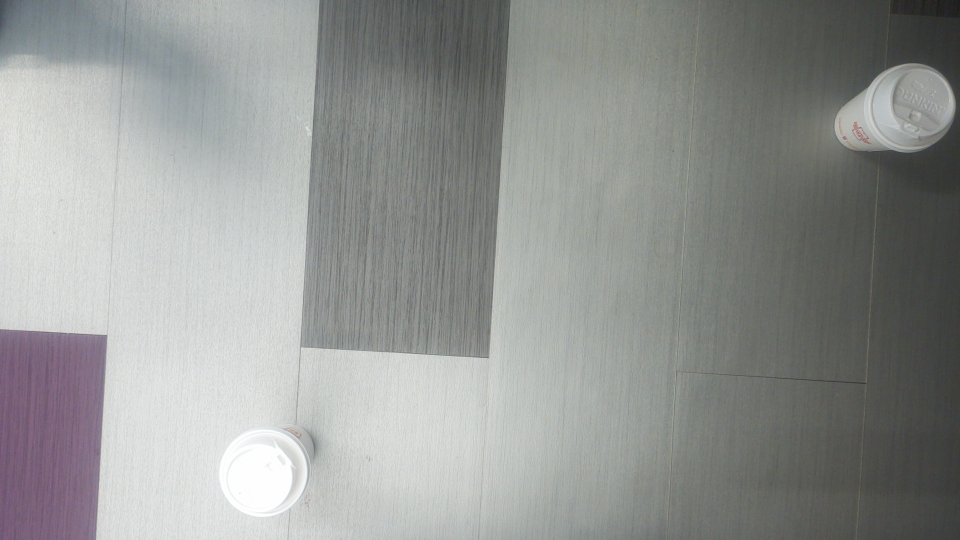
#> input picture Scripts/Alignment-not-working/data/color.png, 1920 x 1080 px (shown at 1/2 size)
$ python align_therm_color.py
#> lines starting #> are read from the running program, lines starting #| are printed output that depends on the picture
import cv2
import numpy as np

def apply_translation(img, tx, ty):
    """Translate the image by tx pixels horizontally and ty pixels vertically."""
    rows, cols = img.shape[:2]
    M = np.float32([[1, 0, tx], [0, 1, ty]])  # Translation matrix
    translated_img = cv2.warpAffine(img, M, (cols, rows))
    return translated_img

def apply_rotation(img, angle, center=None):
    """Rotate the image by a given angle (in degrees) around the center."""
    rows, cols = img.shape[:2]
    if center is None:
        center = (cols // 2, rows // 2)  # Default center is the image center
    M = cv2.getRotationMatrix2D(center, angle, 1)  # Rotation matrix
    rotated_img = cv2.warpAffine(img, M, (cols, rows))
    return rotated_img

def apply_scaling(img, scale_x, scale_y):
    """Scale the image by scale_x in the horizontal direction and scale_y in the vertical direction."""
    rows, cols = img.shape[:2]
    scaled_img = cv2.resize(img, (int(cols * scale_x), int(rows * scale_y)))
    return scaled_img

def manual_alignment(color, depth, thermal):
    # Load images
#> called with color = './data/color.png', depth = './data/depth.png', thermal = './data/thermal.png'
    visual_img = cv2.imread(color)
#> visual_img is the input picture: shape (1080, 1920, 3); mean B, G, R 148, 150.1, 147.9
    depth_img = cv2.imread(depth,)
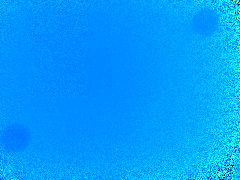
#> input picture Scripts/Alignment-not-working/data/depth.png, 240 x 180 px
#> depth_img is the input picture: shape (180, 240, 3); mean B, G, R 254.2, 155.6, 0.7
    thermal_img = cv2.imread(thermal)
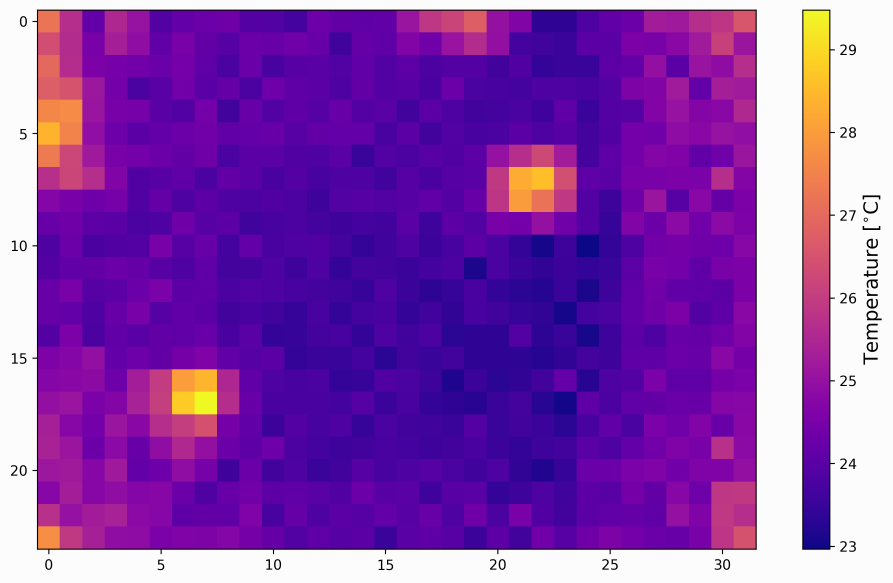
#> input picture Scripts/Alignment-not-working/data/thermal.png, 2678 x 1748 px (shown at 1/3 size)
#> thermal_img is the input picture: shape (1748, 2678, 3); mean B, G, R 175.5, 65, 135.9

    thermal_img = thermal_img[440:1290, 490:1684] #crop out the key
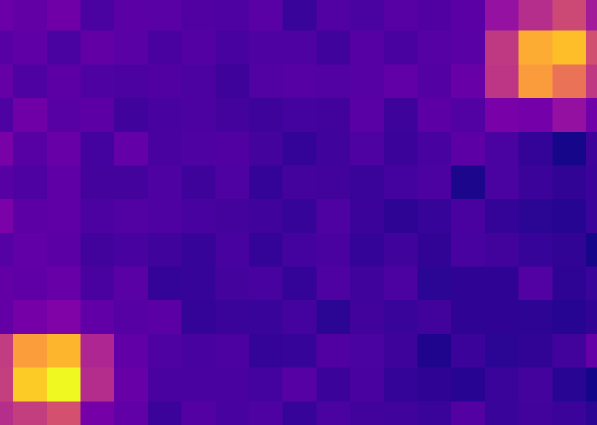
#> thermal_img: shape (850, 1194, 3) (shown at 1/2 size); mean B, G, R 153.4, 10.9, 83.8
    visual_img = visual_img[90:1080, 430:1920]
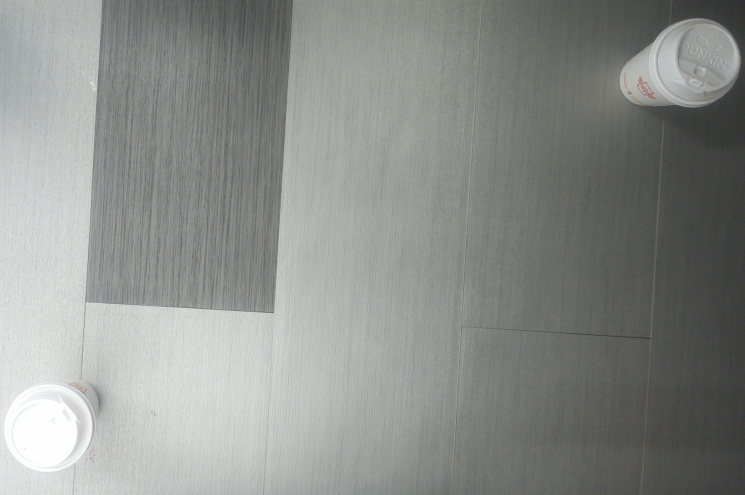
#> visual_img: shape (990, 1490, 3) (shown at 1/2 size); mean B, G, R 139.4, 143.1, 140
    depth_img = depth_img[0:160, 0:220]
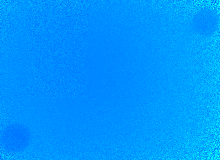
#> depth_img: shape (160, 220, 3); mean B, G, R 255, 150.3, 0
#230, 23
    # Manually apply transformations to both images
    # Example: translation of 50 pixels in x and 30 pixels in y for the thermal image
    #thermal_img = apply_translation(thermal_img, tx=200, ty=0)

    # Example: rotating the visual image by 45 degrees
    #rotated_visual = apply_rotation(visual_img, angle=45)

    # Example: scaling the thermal image by 0.8 in both directions
    depth_img = apply_scaling(depth_img, scale_x=1500/depth_img.shape[1], scale_y=1000/depth_img.shape[0])
#> in apply_scaling, `scaled_img = cv2.resize(img, (int(cols * scale_x), int(rows * scale_y)))`:
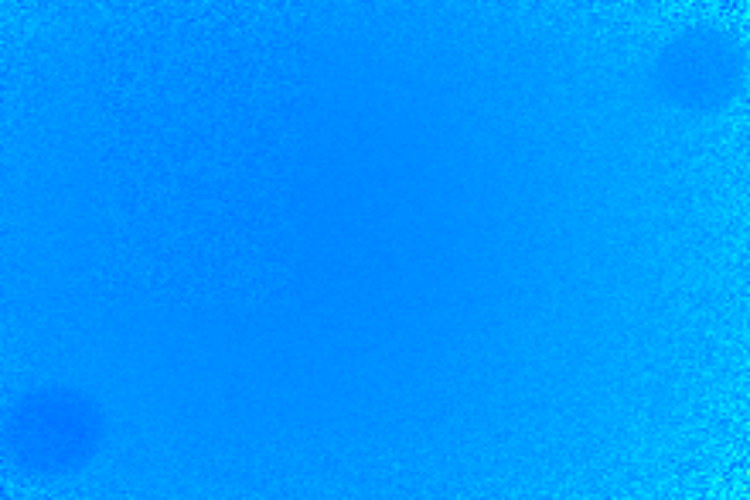
#> scaled_img: shape (1000, 1500, 3) (shown at 1/2 size); mean B, G, R 255, 150.2, 0
    visual_img = apply_scaling(visual_img, scale_x=1500/visual_img.shape[1], scale_y=1000/visual_img.shape[0])
    thermal_img = apply_scaling(thermal_img, scale_x=1500/thermal_img.shape[1], scale_y=1000/thermal_img.shape[0])
#> call 3 of apply_scaling, with scale_x = 1.26, scale_y = 1.18
#> in apply_scaling (call 3), `scaled_img = cv2.resize(img, (int(cols * scale_x), int(rows * scale_y)))`:
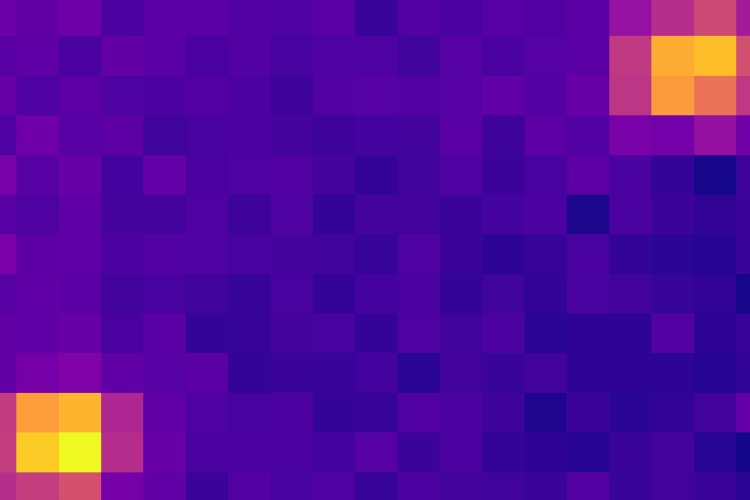
#> scaled_img: shape (1000, 1500, 3) (shown at 1/2 size); mean B, G, R 153.4, 10.9, 83.8

    # Save the transformed images
    #cv2.imwrite('translated_thermal.jpg', translated_thermal)
    cv2.imwrite('depth.jpg', depth_img)
    cv2.imwrite('visual.jpg', visual_img)
    cv2.imwrite('thermal.jpg', thermal_img)

    # Display the transformed images
    #cv2.imshow('Translated Thermal Image', translated_thermal)
    #cv2.imshow('Rotated Visual Image', rotated_visual)
    #cv2.imshow('Scaled Thermal Image', visual_img)
    cv2.waitKey(0)
    cv2.destroyAllWindows()

# Example usage
manual_alignment('./data/color.png', './data/depth.png', './data/thermal.png')
